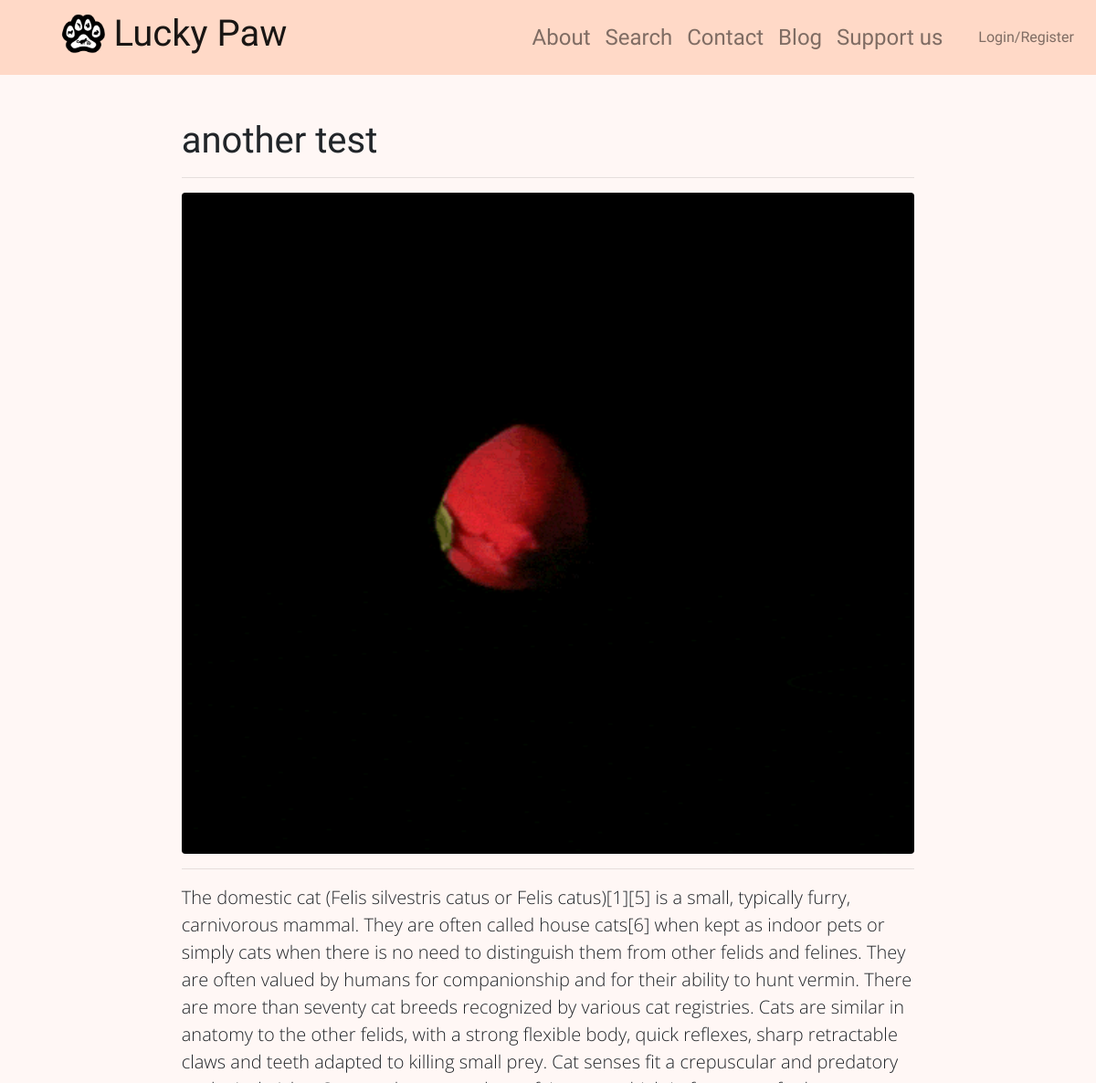
The page /article/2/ (upper part) on the database as committed earlier.
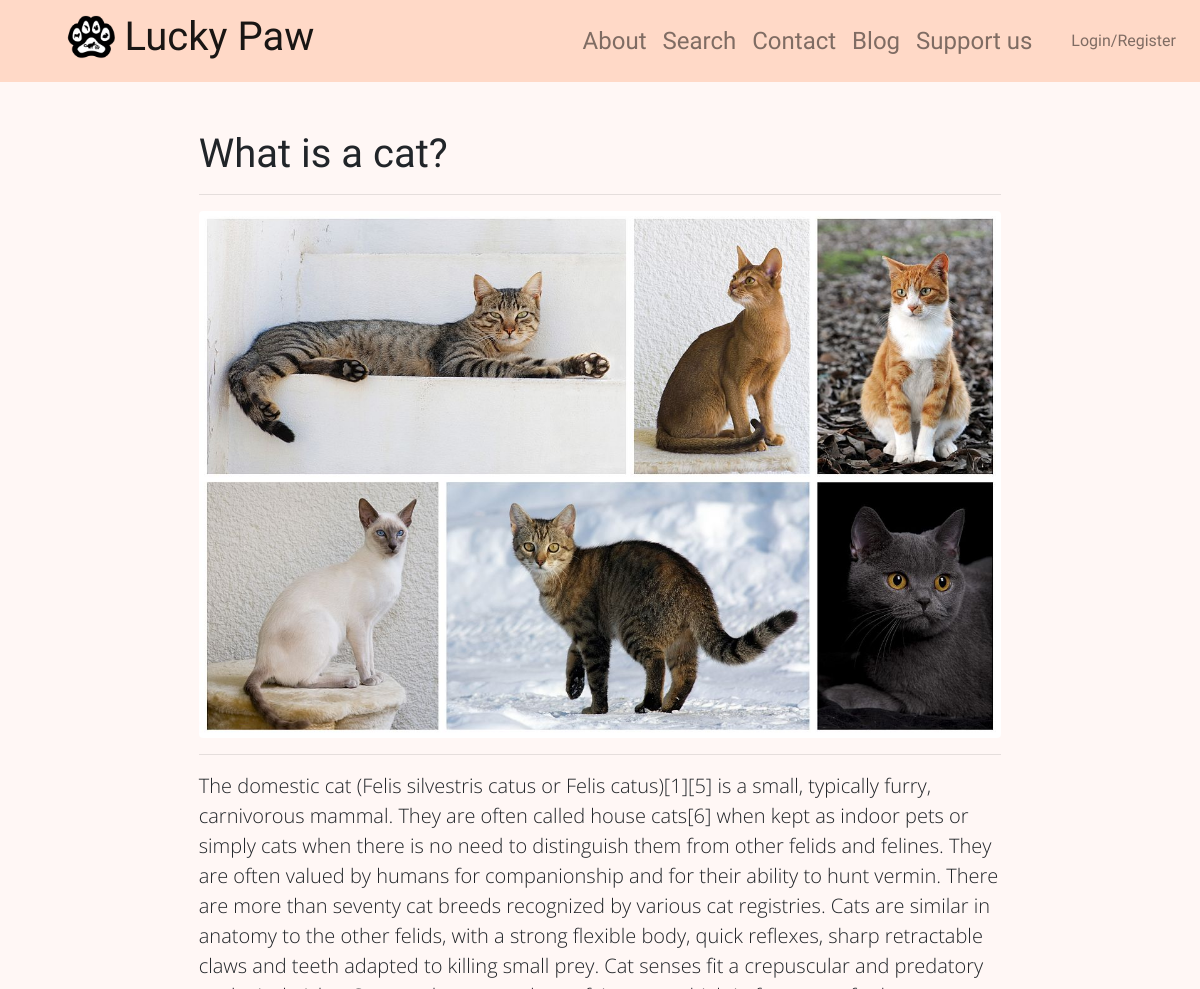
The same page on the database as committed later.
### app/models.py (models this page shows, shortened)
class Article(models.Model):
    id = models.AutoField(primary_key=True)
    title = models.CharField(max_length=50, default='', blank=True)
    body = models.TextField()
    author = models.CharField(max_length=50, default='', blank=True)
    photo = models.ImageField(upload_to=article_directory_path, default='articles/article_default_image.jpg')
    date_published = models.DateField(auto_now=True)
    view_count = models.IntegerField(default=0)
    featured = models.BooleanField(default=False)

### app/views.py (the view)
# urls.py: path('article/<id>/', views.article, name='article'),
def article(request, id):
    article = get_object_or_404(models.Article, id=id)
    article.view_count += 1
    article.save()
    return render(request, 'app/article.html', { 'article': article })

### app/templates/app/article.html (shortened to what this page needs)
{% extends 'app/base.html' %}
{% load staticfiles %}
{% block content %}
<div class="container col-lg-9 pb-5">
      <h1 class="mt-4">{{ article.title }}</h1>
      <hr>
      <img class="img-fluid rounded w-100" src="{{ article.photo.url }}" alt="">
      <hr>
      <p class="lead">{{ article.body }}</p>
</div>
{% endblock %}

Rows that differ between the two databases and show on the page:
changed Article: title "another test" → "What is a cat?"; photo: a different picture
